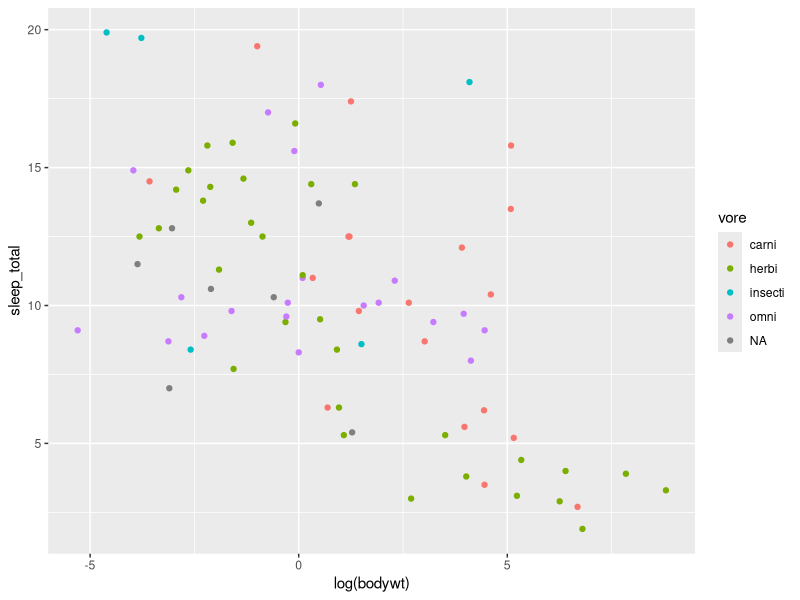
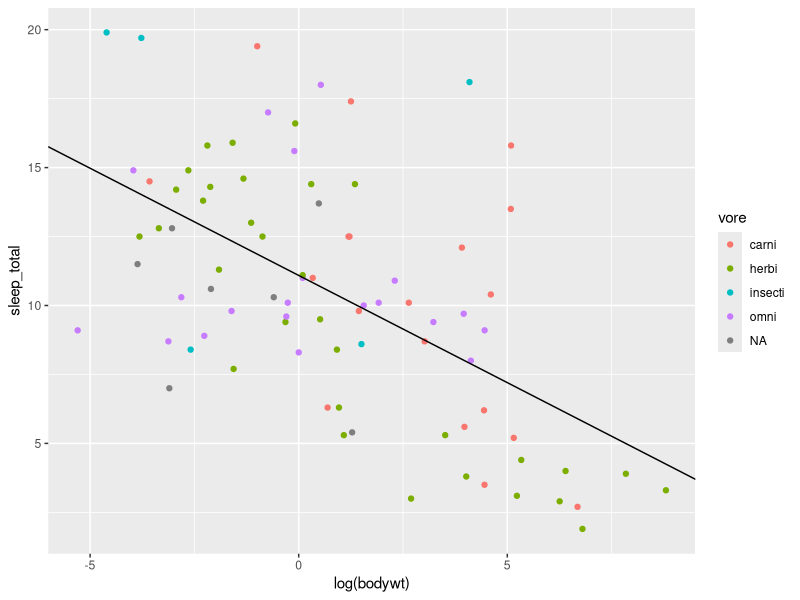
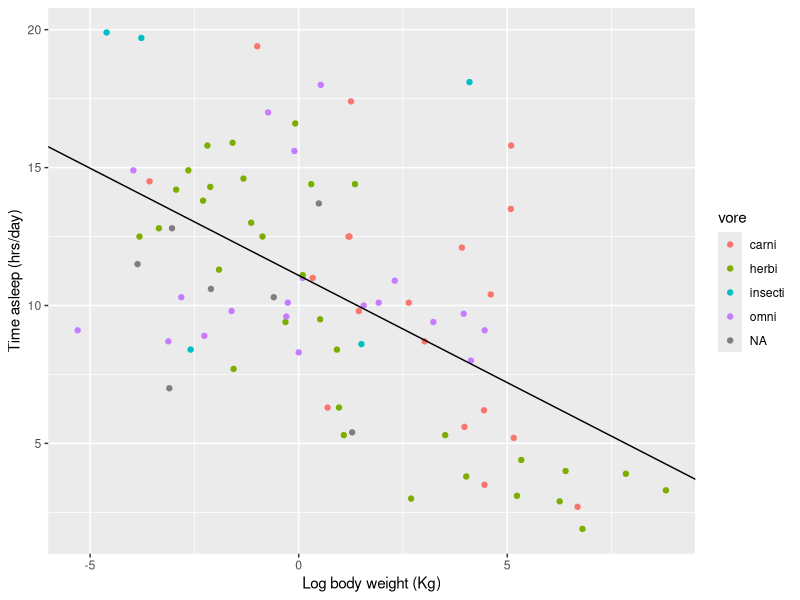
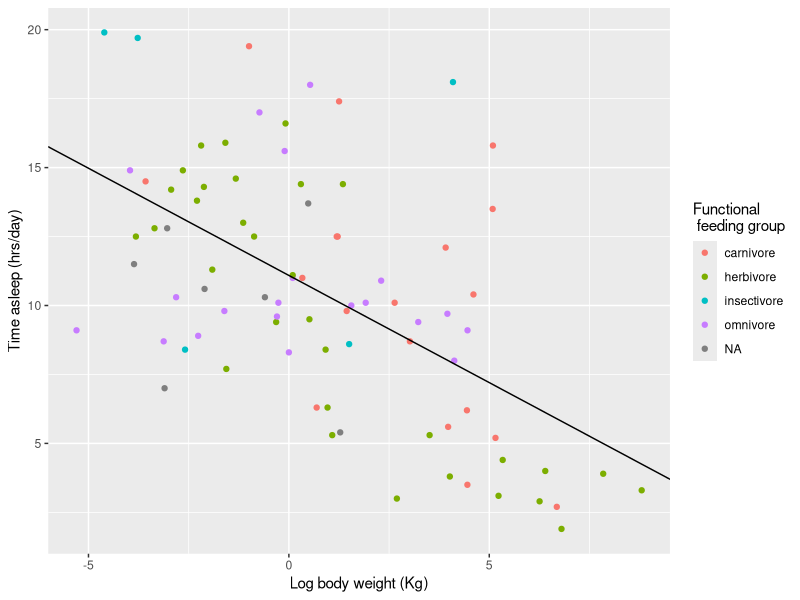
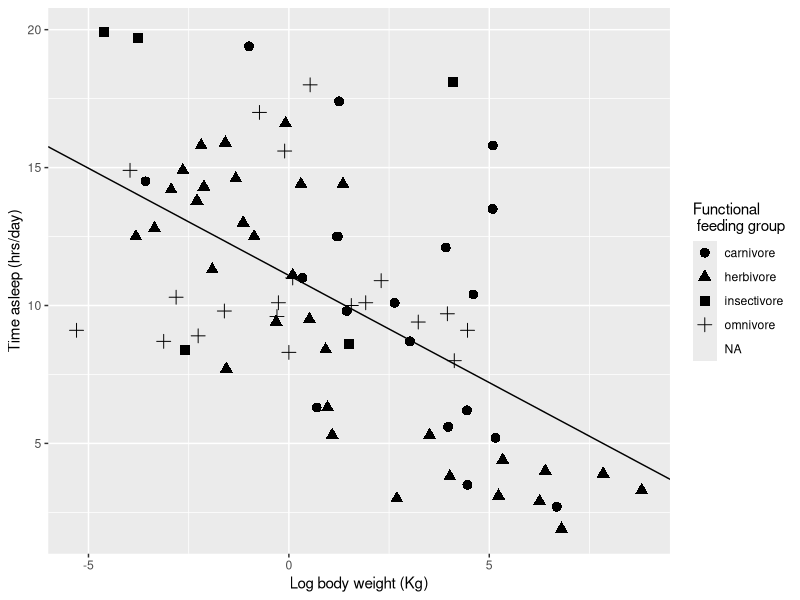
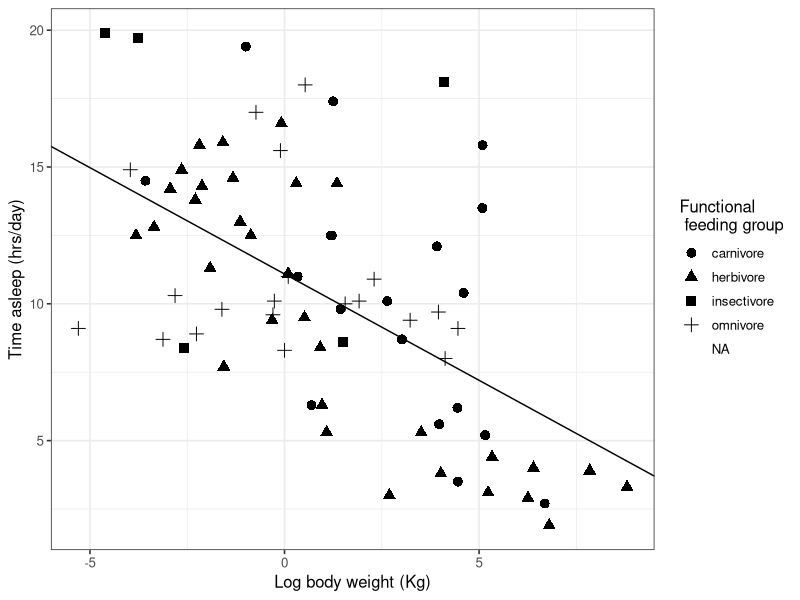
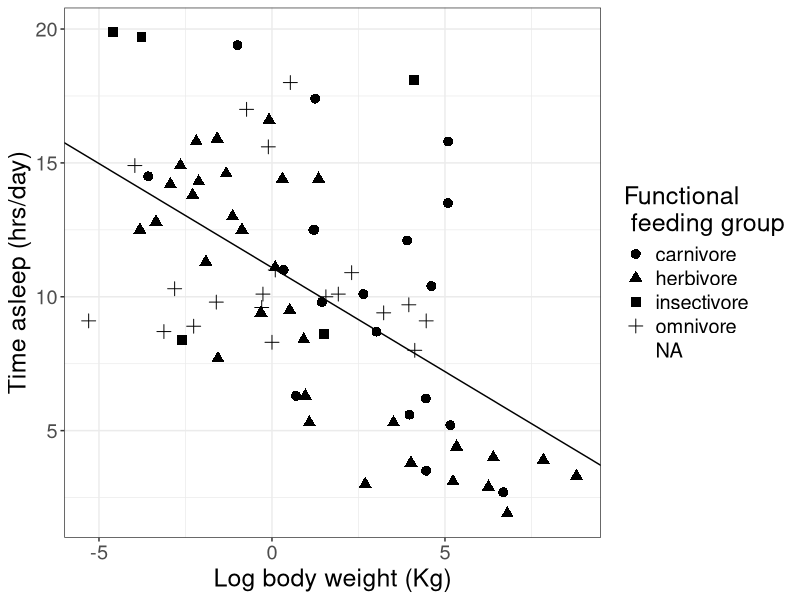
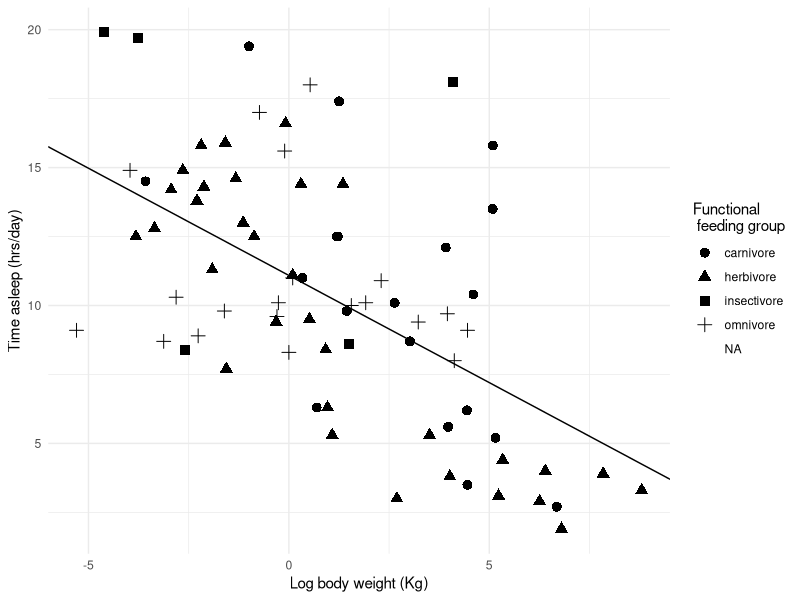

Generate these figures, in order, with R: (Note: this script raises an error after producing the figures.)
library(ggplot2)
str(msleep)

sleepplot = ggplot(data = msleep, aes(x = log(bodywt), y = sleep_total)) + geom_point(aes(color = vore))
sleepplot
slp = lm(sleep_total ~ log(bodywt), data = msleep)
summary(slp)
## 
sleepplot = sleepplot + geom_abline(intercept = coef(slp)[1], slope = coef(slp)[2])
sleepplot

# Axes
sleepplot = sleepplot + labs(x = "Log body weight (Kg)", y = "Time asleep (hrs/day)")
sleepplot

#Labels
sleepplot + scale_color_discrete(name = "Functional\n feeding group", labels = c("carnivore", 
    "herbivore", "insectivore", "omnivore"))

#

## Figures
sleepplot2 = ggplot(data = msleep, aes(x = log(bodywt), y = sleep_total)) + 
  geom_point(aes(shape=vore), size=3) + #' This time we will vary the feeding groups by shapes instead of colors
  geom_abline(intercept=coef(slp)[1], slope=coef(slp)[2]) +
  scale_shape_discrete(name = "Functional\n feeding group", labels = c("carnivore", 
    "herbivore", "insectivore", "omnivore"))    +
   labs(x = "Log body weight (Kg)", y = "Time asleep (hrs/day)")    
  sleepplot2

#Theme
sleepplot2 + theme_bw(base_size = 12, base_family = "Helvetica")

#install.packages("ggthemes")
library(ggthemes)

sleepplot2 + theme_bw() + theme(text = element_text(size=18))
sleepplot2 + theme_minimal()
sleepplot2 + theme_classic()
sleepplot2 + theme_calc()
sleepplot2 + theme_economist()
sleepplot2 + theme_excel()
sleepplot2 + theme_few()
sleepplot2 + theme_foundation()
sleepplot2 + theme_gdocs()
sleepplot2 + theme_igray()
sleepplot2 + theme_solarized()
sleepplot2 + theme_stata()
sleepplot2 + theme_tufte() + theme(text = element_text(size=14))
sleepplot2 + theme_wsj()

sleepplot2  + theme_tufte() + 
  #increase size of gridlines
  theme(panel.grid.major = element_line(size = .5, color = "grey"),
  #increase size of axis lines
  axis.line = element_line(size=.7, color = "black"),
  #Adjust legend position to maximize space, use a vector of proportion
  #across the plot and up the plot where you want the legend. 
  #You can also use "left", "right", "top", "bottom", for legends on t
  #he side of the plot
  legend.position = c(.85,.7),
  #increase the font size
  text = element_text(size=14))

science_theme = theme(panel.grid.major = element_line(size = 0.5, color = "gray"), 
    axis.line = element_line(size = 0.7, color = "black"), legend.position = c(0.85, 
        0.7), text = element_text(size = 14))
sleepplot2 = sleepplot2 + science_theme
sleepplot2


###########
sleepcat = ggplot(msleep, aes(x = vore, y = sleep_total, color = conservation))
sleepcat + geom_point()
##Add jitter
sleepcat + geom_point(position = position_jitter(w = 0.1))


sleepmean + geom_point(position = position_dodge(width = 0.5, height = 0), size = 2) + 
    geom_errorbar(aes(ymax = meansleep + sdsleep, ymin = meansleep - sdsleep), 
        position = position_dodge(width = 0.5, height = 0), width = 0.5)
## ymax not defined: adjusting position using y instead



##Annotate
sleepplot2 + annotate("text", label = "R2 = 0.999", x = -4, y = 17)
sleepplot2 + annotate("text", label = "R2 = 0.999", x = -4, y = 17, fontface = 3)
